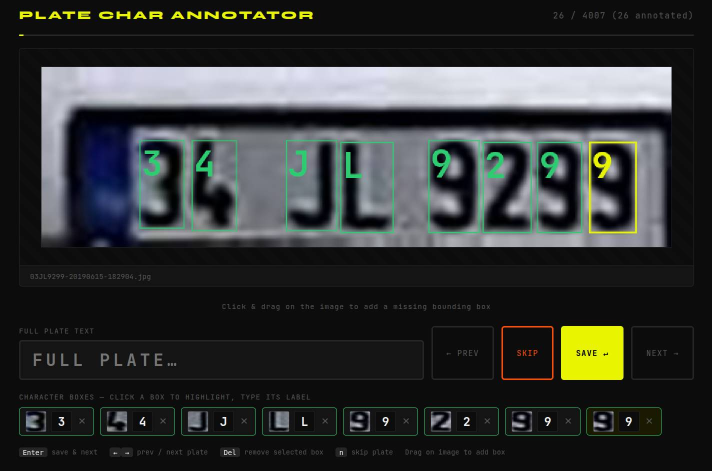
#> input picture annotator.png, 1423 x 942 px, given in place of 01NB455-20190615-145747.jpg, which was not available (shown at 1/2 size)
$ python 02_extract_digits.py
#> lines starting #> are read from the running program, lines starting #| are printed output that depends on the picture; pictures that were not available may be replaced by others from this repository, and a replacement may not be noted
#!/usr/bin/env python3
"""
02_extract_digits.py — Extract individual characters from detected license plates.

Reads annotations.txt (from 01_detect_plates.py), crops plate regions,
uses contour detection to find individual characters, runs Tesseract OCR
to classify each character, and organizes cropped images into per-character folders.

Output structure:
    letters/A/  letters/B/  ...  letters/0/  letters/1/  ...  letters/unknown/
    suspicious.txt  — plates with wrong blob count or merged characters

Usage:
    python 02_extract_digits.py
    python 02_extract_digits.py --annotations annotations.txt --input-dir /path/to/images
"""

import argparse
import os
import sys
import shutil
from collections import defaultdict

import cv2
import numpy as np
import pytesseract

# Set Tesseract data path
os.environ.setdefault("TESSDATA_PREFIX", "/usr/share/tesseract-ocr/5/tessdata")


def read_annotations(annotations_path):
    """Read annotations.txt and group detections by filename.
    Returns dict: filename -> [(x1, y1, x2, y2, conf, cls_id), ...]"""
#> called with annotations_path = 'annotations.txt'
    detections = defaultdict(list)
    with open(annotations_path, "r") as f:
#> (reads annotations.txt from the repository)
        for line in f:
            line = line.strip()
            if not line:
                continue
            parts = line.rsplit(" ", 6)

            # Format: filename x1 y1 x2 y2 conf cls_id
            # Filename may contain spaces, so rsplit from right
            filename = parts[0]
            x1, y1, x2, y2 = float(parts[1]), float(parts[2]), float(parts[3]), float(parts[4])
            conf = float(parts[5])
            cls_id = int(parts[6])
            detections[filename].append((x1, y1, x2, y2, conf, cls_id))
    return detections


def crop_plate(img, box):
    """Crop plate region from image, clamping to image boundaries."""
    h, w = img.shape[:2]
    x1, y1, x2, y2 = box[:4]
    x1 = max(0, int(x1))
    y1 = max(0, int(y1))
    x2 = min(w, int(x2))
    y2 = min(h, int(y2))
    if x2 <= x1 or y2 <= y1:
        return None
    return img[y1:y2, x1:x2]


def enhance_plate(plate_img):
    """Convert to grayscale, apply CLAHE for contrast enhancement."""
    if len(plate_img.shape) == 3:
        gray = cv2.cvtColor(plate_img, cv2.COLOR_BGR2GRAY)
    else:
        gray = plate_img.copy()
    clahe = cv2.createCLAHE(clipLimit=2.0, tileGridSize=(8, 8))
    enhanced = clahe.apply(gray)
    return enhanced


def find_character_contours(enhanced, plate_h, plate_w):
    """Find character contours using adaptive thresholding.
    Returns list of (x, y, w, h) bounding rects sorted left-to-right."""
    # Adaptive threshold
    thresh = cv2.adaptiveThreshold(
        enhanced, 255, cv2.ADAPTIVE_THRESH_GAUSSIAN_C,
        cv2.THRESH_BINARY_INV, 19, 9
    )

    # Find contours
    contours, _ = cv2.findContours(thresh, cv2.RETR_EXTERNAL, cv2.CHAIN_APPROX_SIMPLE)

    # Filter contours by size
    min_h = plate_h * 0.3   # character must be at least 30% of plate height
    max_h = plate_h * 0.95  # but not taller than 95%
    min_w = plate_w * 0.01  # at least 1% of plate width
    max_w = plate_w * 0.25  # no wider than 25% of plate width (single char)
    min_area = plate_h * plate_w * 0.005  # minimum area

    char_rects = []
    for cnt in contours:
        x, y, w, h = cv2.boundingRect(cnt)
        area = w * h

        if h < min_h or h > max_h:
            continue
        if w < min_w:
            continue
        if area < min_area:
            continue
        # Allow wider rects (up to ~50% of plate) since merged chars need detection
        if w > plate_w * 0.5:
            continue

        char_rects.append((x, y, w, h))

    # Remove overlapping rects (keep larger)
    char_rects = remove_overlapping(char_rects)

    # Sort left to right
    char_rects.sort(key=lambda r: r[0])
    return char_rects


def remove_overlapping(rects):
    """Remove significantly overlapping rectangles, keeping the larger one."""
    if not rects:
        return rects

    keep = [True] * len(rects)
    for i in range(len(rects)):
        if not keep[i]:
            continue
        xi, yi, wi, hi = rects[i]
        for j in range(i + 1, len(rects)):
            if not keep[j]:
                continue
            xj, yj, wj, hj = rects[j]

            # Check overlap
            ox1 = max(xi, xj)
            oy1 = max(yi, yj)
            ox2 = min(xi + wi, xj + wj)
            oy2 = min(yi + hi, yj + hj)

            if ox2 > ox1 and oy2 > oy1:
                overlap_area = (ox2 - ox1) * (oy2 - oy1)
                area_i = wi * hi
                area_j = wj * hj
                min_area = min(area_i, area_j)

                # If overlap is > 50% of the smaller rect, remove the smaller one
                if overlap_area > 0.5 * min_area:
                    if area_i >= area_j:
                        keep[j] = False
                    else:
                        keep[i] = False
                        break

    return [r for r, k in zip(rects, keep) if k]


def check_and_split_merged(rects, plate_crop, enhanced):
    """Check for merged characters (aspect ratio too wide) and auto-split them.
    Returns (final_rects, merged_flags) where merged_flags is list of bools."""
    final_rects = []
    had_merge = False

    for x, y, w, h in rects:
        aspect = w / h if h > 0 else 0
        if aspect > 0.85:
            # Likely merged — split in half
            half_w = w // 2
            final_rects.append((x, y, half_w, h))
            final_rects.append((x + half_w, y, w - half_w, h))
            had_merge = True
        else:
            final_rects.append((x, y, w, h))

    final_rects.sort(key=lambda r: r[0])
    return final_rects, had_merge


def ocr_character(char_img):
    """Run Tesseract OCR on a single character image.
    Returns uppercase character or 'unknown'."""
    # Upscale to a reasonable size for Tesseract with cubic interpolation
    resized = cv2.resize(char_img, (80, 120), interpolation=cv2.INTER_CUBIC)

    # Binarize with Otsu's threshold
    _, binary = cv2.threshold(resized, 0, 255, cv2.THRESH_BINARY + cv2.THRESH_OTSU)

    # Invert if needed (Tesseract expects dark text on light background)
    if np.mean(binary) < 127:
        binary = cv2.bitwise_not(binary)

    # Add generous padding
    padded = cv2.copyMakeBorder(binary, 20, 20, 20, 20,
                                 cv2.BORDER_CONSTANT, value=255)

    config = "--psm 10 -c tessedit_char_whitelist=ABCDEFGHIJKLMNOPQRSTUVWXYZ0123456789"
    try:
        result = pytesseract.image_to_string(padded, config=config).strip()
    except Exception:
        return "unknown"

    if result and len(result) == 1 and result.isalnum():
        return result.upper()
    return "unknown"


def main():
    parser = argparse.ArgumentParser(description="Extract characters from detected license plates")
    parser.add_argument("--annotations", default="annotations.txt",
                        help="Path to annotations.txt from 01_detect_plates.py")
    parser.add_argument("--input-dir", default="/media/ce/ce_sata/Data/Plaka/plates",
                        help="Directory containing original plate images")
    parser.add_argument("--output-dir", default=".",
                        help="Base directory for output (letters/ folder and suspicious.txt)")
    args = parser.parse_args()

    script_dir = os.path.dirname(os.path.abspath(__file__))
    annotations_path = args.annotations if os.path.isabs(args.annotations) else os.path.join(script_dir, args.annotations)
    output_dir = args.output_dir if os.path.isabs(args.output_dir) else os.path.join(script_dir, args.output_dir)
    letters_dir = os.path.join(output_dir, "letters")
    suspicious_path = os.path.join(output_dir, "suspicious.txt")

    if not os.path.exists(annotations_path):
        print(f"Error: {annotations_path} not found. Run 01_detect_plates.py first.")
        sys.exit(1)

    # Read annotations
    detections = read_annotations(annotations_path)
    print(f"Loaded annotations for {len(detections)} images")

    # Create letters directory
    os.makedirs(letters_dir, exist_ok=True)

    total_chars = 0
    suspicious_count = 0
    char_counts = defaultdict(int)

    with open(suspicious_path, "w") as susp_f:
        for img_idx, (filename, boxes) in enumerate(detections.items()):
            img_path = os.path.join(args.input_dir, filename)
            img = cv2.imread(img_path)
#> img is the input picture: shape (942, 1423, 3); mean B, G, R 51, 52.4, 49.7
            if img is None:
                print(f"  [WARN] Cannot read: {filename}")
                continue

            for plate_idx, box in enumerate(boxes):
                plate_crop = crop_plate(img, box)
                if plate_crop is None:
                    continue

                plate_h, plate_w = plate_crop.shape[:2]
                if plate_h < 10 or plate_w < 20:
                    continue

                # Enhance
                enhanced = enhance_plate(plate_crop)

                # Find character contours
                char_rects = find_character_contours(enhanced, plate_h, plate_w)

                # Check for merged characters and auto-split
                char_rects, had_merge = check_and_split_merged(char_rects, plate_crop, enhanced)

                if had_merge:
                    susp_f.write(f"{filename} plate{plate_idx} merged_characters\n")
                    suspicious_count += 1

                # Count validation
                num_chars = len(char_rects)
                if num_chars < 6 or num_chars > 8:
                    susp_f.write(f"{filename} plate{plate_idx} blob_count={num_chars}\n")
                    suspicious_count += 1

                # Process each character
                for char_idx, (x, y, w, h) in enumerate(char_rects):
                    # Crop character from enhanced (grayscale) image
                    char_img = enhanced[y:y+h, x:x+w]
                    if char_img.size == 0:
                        continue

                    # OCR
                    char_label = ocr_character(char_img)

                    # Create folder and save
                    char_folder = os.path.join(letters_dir, char_label)
                    os.makedirs(char_folder, exist_ok=True)

                    # Filename: original_plate<N>_char<M>.png
                    base_name = os.path.splitext(filename)[0]
                    char_filename = f"{base_name}_plate{plate_idx}_char{char_idx}.png"
                    char_path = os.path.join(char_folder, char_filename)
                    cv2.imwrite(char_path, char_img)

                    char_counts[char_label] += 1
                    total_chars += 1
#> this loop made 1 pass
#> (had_merge, num_chars) on pass 1: (True, 8)
#> pass 1, in main, `plate_crop = crop_plate(img, box)`:
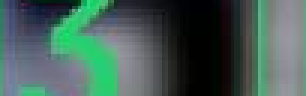
#> plate_crop: shape (32, 102, 3) (shown 3 times larger); mean B, G, R 87.3, 94.7, 69.9
#> pass 1, in enhance_plate, `gray = cv2.cvtColor(plate_img, cv2.COLOR_BGR2GRAY)`:
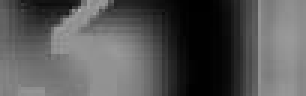
#> gray: shape (32, 102) (shown 3 times larger); min 0, max 172, mean 86.4
#> pass 1, in enhance_plate, `enhanced = clahe.apply(gray)`:
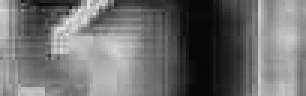
#> enhanced: shape (32, 102) (shown 3 times larger); min 6, max 230, mean 110.9
#> pass 1, in find_character_contours, `thresh = cv2.adaptiveThreshold( enhanced, 255, cv2.ADAPTIVE_THRESH_GAU..`:
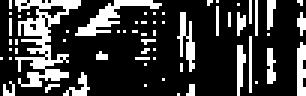
#> thresh: shape (32, 102) (shown 3 times larger); 23.4% white in thin lines or dots
#> after the loop:
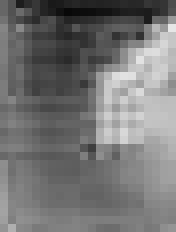
#> char_img: shape (29, 22) (shown 8 times larger); min 8, max 230, mean 116.6
#> after the loop, char_counts = 0 items; suspicious_count = 1; total_chars = 0

            if (img_idx + 1) % 100 == 0 or (img_idx + 1) == len(detections):
                print(f"  Processed {img_idx + 1}/{len(detections)} images, {total_chars} chars extracted")

    # Summary
    print(f"\nDone! Extracted {total_chars} characters into {letters_dir}/")
    print(f"Suspicious entries: {suspicious_count} (saved to {suspicious_path})")
    print("\nCharacter distribution:")
    for char, count in sorted(char_counts.items(), key=lambda x: -x[1]):
        print(f"  {char}: {count}")


if __name__ == "__main__":
    main()
#> (the call stopped at in ocr_character, `result = pytesseract.image_to_string(padded, config=config).strip()`: pytesseract is not available in this run)
